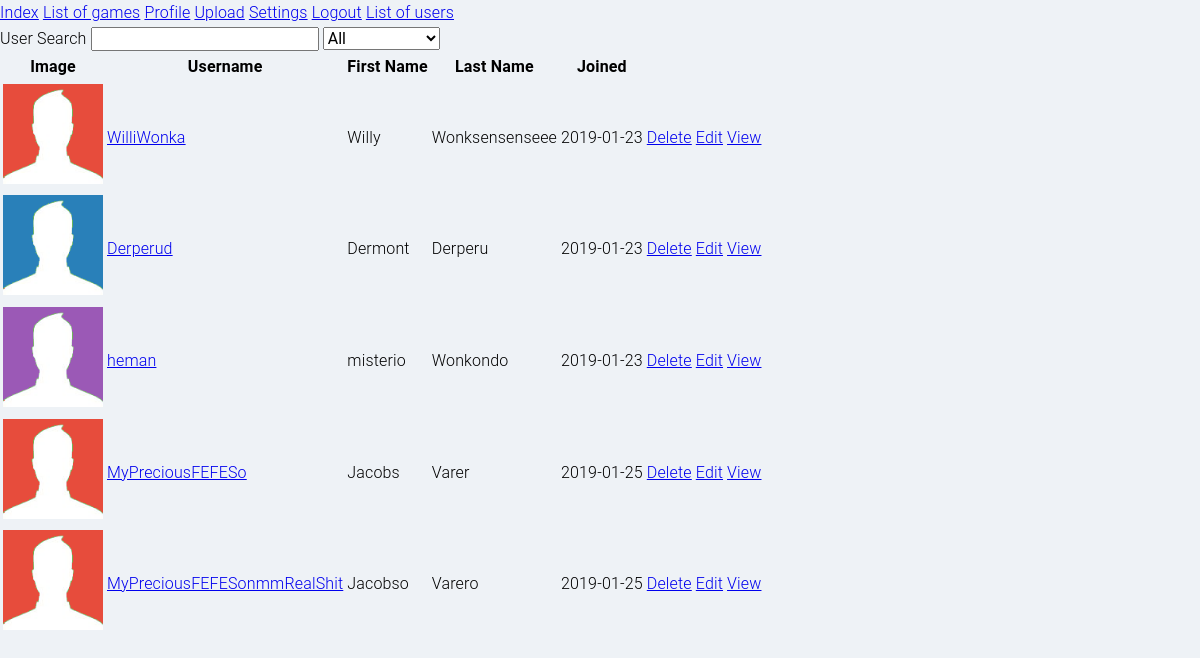
The page /users.php (signed in) on the database as committed earlier.
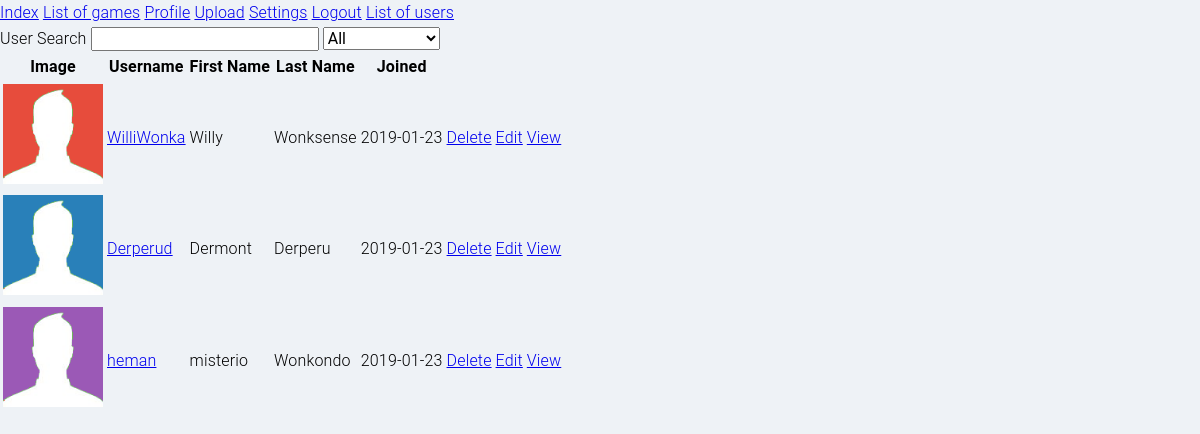
The same page on the database as committed later.
### tables this page shows
CREATE TABLE `users` (
  `id` int(11) NOT NULL,
  `email` varchar(100) NOT NULL,
  `username` varchar(50) NOT NULL,
  `password` varchar(100) NOT NULL,
  `first_name` varchar(50) NOT NULL,
  `middle_name` varchar(100) NOT NULL,
  `last_name` varchar(50) NOT NULL,
  `user_image` varchar(100) NOT NULL,
  `joined` date NOT NULL,
  `privilege_level` tinyint(4) NOT NULL
);

### includes/session.php (called while the page is built, shortened)
<?php
class Session {
	private $signed_in = false;
	public function is_signed_in() {
		return $this->signed_in;
	}
	private function check_the_login() {
		if (isset($_SESSION['user_id'])) {
			$this->user_id = $_SESSION['user_id'];
			$this->signed_in = true;
		} else {
			unset($this->user_id);
			$this->signed_in = false;
		}
	}
}
$session = new Session();
?>

### includes/user.php (called while the page is built, shortened)
<?php
class User extends Db_object{
	protected static $db_table = "users";
	public $user_image;
	public static function is_admin($user_id) {
		$sql = "SELECT privilege_level FROM " . self::$db_table . " WHERE ";
		$sql .= "id = '{$user_id}' ";
		$sql .= "AND privilege_level = '1' ";
		$sql .= "LIMIT 1";
		$the_result_array = self::find_by_query($sql);
		return !empty($the_result_array) ? true : false;
	}
	public function get_user_image() {
		return "img" . DS . "profile" . DS . "default" . DS . $this->user_image;
	}
}
?>

### includes/database.php (called while the page is built, shortened)
<?php
class Database {
	public $connection;
	public function open_db_connection() {
		$this->connection = new mysqli(DB_HOST, DB_USER, DB_PASS, DB_NAME);
	}
	public function query($sql) {
		$result = $this->connection->query($sql);
		return $result;
	}
}
$database = new Database();
?>

### includes/db_object.php (called while the page is built, shortened)
<?php
class Db_object {
	protected static $db_table = "users";
	public static function find_all() {
		return static::find_by_query("SELECT * FROM " . static::$db_table . " ");
	}
	public static function find_by_query($sql) {
		global $database;
		$result_set = $database->query($sql);
		$the_object_array = array();
		while ($row = mysqli_fetch_array($result_set)) {
			$the_object_array[] = static::instantation($row);
		}
		return $the_object_array;
	}
	public static function instantation($the_record) {
		$the_object = new $calling_call;
		foreach ($the_record as $the_attribute => $value) {
			if($the_object->has_the_attribute($the_attribute)) {
				$the_object->$the_attribute = $value;
			}
		}
		return $the_object;
	}
	private function has_the_attribute($the_attribute) {
		$object_properties = get_object_vars($this);
		return array_key_exists($the_attribute, $object_properties);
	}
}
?>

### includes/userlist.php (the view, shortened to what this page needs)
<?php
if (isset($_GET['s'])) {
	$search  = $_GET['s'];
	$category = $_GET['c'];
    $users = User::find_user($search, $category);
} else {
  $users = User::find_all();
}
?>
	<table>
		<thead>
			<tr>
				<th>Image</th>
				<th>Username</th>
				<th>First Name</th>
				<th>Last Name</th>
				<th>Joined</th>
			</tr>
		</thead>
		<tbody>
		<?php foreach ($users as $user) : ?>
			<tr>
				<td>
					<a href="profile.php?id=<?php echo $user->id; ?>">
						<img src="<?php echo $user->get_user_image();?>" style="height: 100px; width: 100px;">
					</a>
				</td>
				<td><a href="profile.php?id=<?php echo $user->id; ?>"><?php echo $user->username; ?></a></td>
				<td><?php echo $user->first_name; ?></a></td>
				<td><?php echo $user->last_name; ?></td>
				<td><?php echo $user->joined; ?></td>
				<td><a href="admin_includes/delete_user.php?id=<?php echo $user->id; ?>"
					onclick="return confirm('Are you sure you want to delete <?php echo $user->username ?>?')">Delete</a></td>
				<td><a href="settings.php?id=<?php echo $user->id; ?>">Edit</a></td>
				<td><a href="profile.php?id=<?php echo $user->id; ?>">View</a></td>
			</tr>
		<?php endforeach; ?>
		</tbody>
	</table>

### includes/header.php (shortened to what this page needs)
<?php require_once("init.php"); ?>
<!DOCTYPE html>
<html lang="en">
<head>
    <link rel="stylesheet" href="css/main.css">
</head>
<body>
    <div>
    <a href="index.php">Index</a>
    <a href="games.php">List of games</a>
    <?php if ($session->is_signed_in()) { ?>
        <a href="profile.php?id=<?php echo $session->user_id;?>">Profile</a>
        <a href="upload.php">Upload</a>
        <a href="settings.php">Settings</a>
        <a href="logout.php">Logout</a>
        <?php if (User::is_admin($session->user_id)) { ?>
            <a href="users.php">List of users</a>
        <?php } ?>
    <?php } else { ?>
    <a href="login.php">Login</a>
    <a href="register.php">Register</a></p>
    <?php } ?>
    </div>

### users.php (shortened to what this page needs)
<?php include("includes/header.php"); ?>
<div >
<?php
if (!isset($_GET['f'])) {
  $search = "";
  $users = User::find_all();
}
?>
<form id="user_search" >
<div class="">
<div>
  <label>User Search</label>
  <input type="text" onkeyup="update_userlist()" id="search" value="<?php echo htmlentities($search); ?>">
  <select id="category" onchange="update_userlist()">
    <option value="all" selected="selected">All</option>
  </select>
</div>
</form>
  <div id="userlist">
    <?php
    include("includes/userlist.php");
    ?>
  </div>
</div>
<?php include("includes/footer.php"); ?>

### includes/footer.php (shortened to what this page needs)
</body>
</html>

### css/main.css (style rules this page uses)
html { line-height: 1.15; -webkit-text-size-adjust: 100%; }
body { margin: 0; }
a { background-color: transparent; }
img { border-style: none; }
button, input, optgroup, select, textarea { font-family: inherit; font-size: 100%; line-height: 1.15; margin: 0; }
button, input { overflow: visible; }
button, select { text-transform: none; }
*, *:after, *:before { -webkit-box-sizing: inherit; box-sizing: inherit; }
html { -webkit-box-sizing: border-box; box-sizing: border-box; font-size: 62.5%; }
body { -webkit-box-orient: vertical; -webkit-box-direction: normal; -ms-flex-direction: column; flex-direction: column; display: -webkit-box; display: -ms-flexbox; display: flex; min-height: 100vh; font-size: 1.6em; line-height: 1.6; font-family: "Roboto", "Helvetica Neue", "Helvetica", "Arial", sans-serif; font-weight: 300; letter-spacing: 0.01em; }
body { background-color: #eef2f6; }

Rows that differ between the two databases and show on the page:
removed users: user_image (picture), username "MyPreciousFEFESo", first_name "Jacobs", last_name "Varer", joined "2019-01-25"
removed users: user_image (picture), username "MyPreciousFEFESonmmRealShit", first_name "Jacobso", last_name "Varero", joined "2019-01-25"
changed users "WilliWonka": last_name "Wonksensenseee" → "Wonksense"
